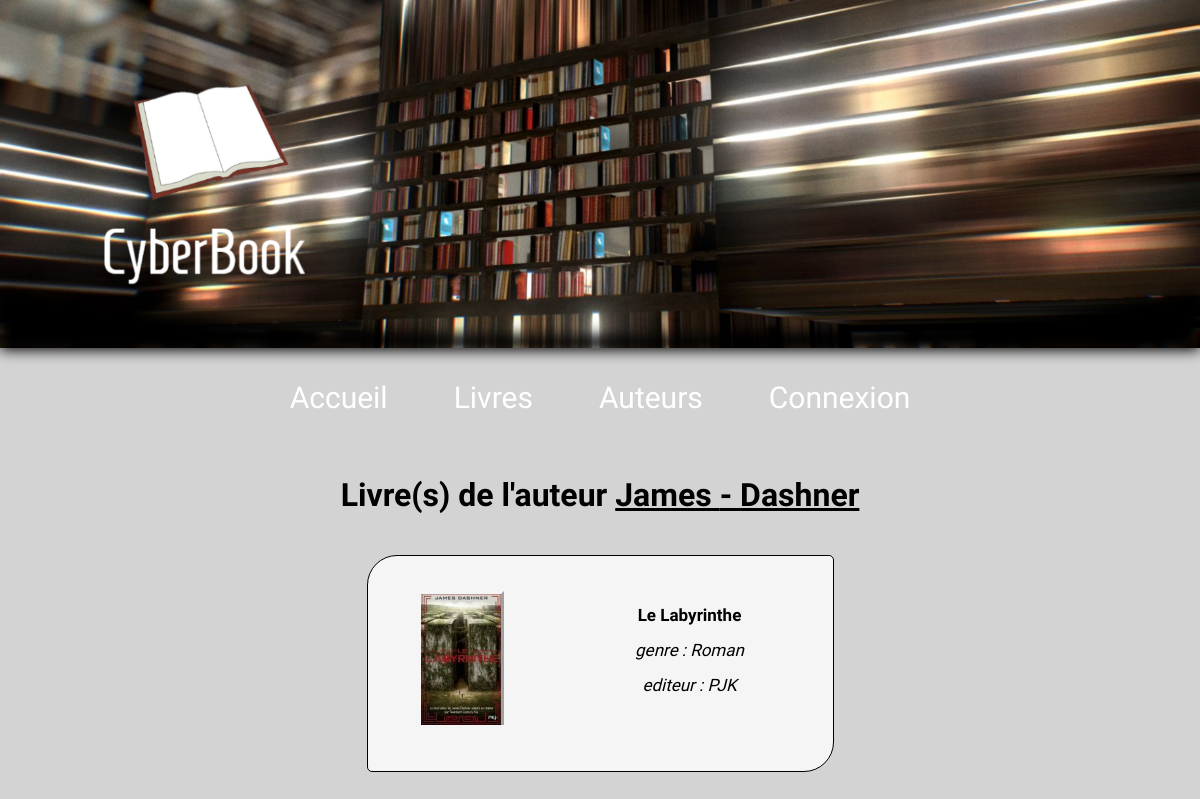
The app's page /Livre_A.php?id=1, older data.
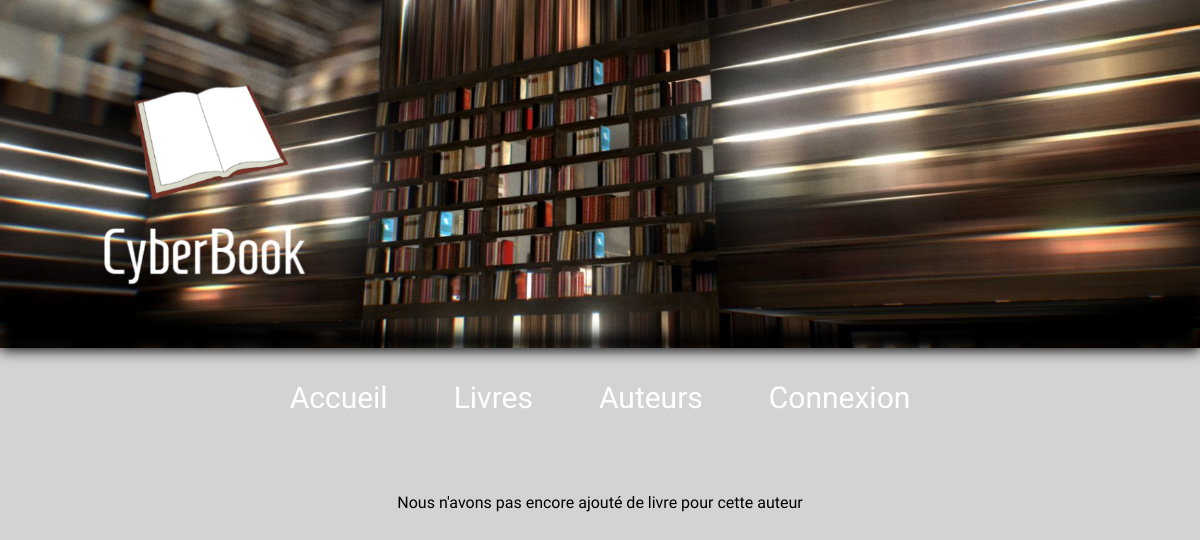
The same page, newer data.
### tables this page shows
CREATE TABLE IF NOT EXISTS `livre` (
  `id` int(11) NOT NULL AUTO_INCREMENT,
  `isbn` varchar(15) NOT NULL,
  `titre` varchar(500) NOT NULL,
  `editeur` int(11) NOT NULL,
  `annee` int(11) DEFAULT NULL,
  `genre` int(11) DEFAULT NULL,
  `langue` int(11) DEFAULT NULL,
  `nbpages` int(11) DEFAULT NULL,
  `reservation` int(11) NOT NULL DEFAULT '0',
  PRIMARY KEY (`isbn`),
  UNIQUE KEY `id` (`id`)
);

CREATE TABLE IF NOT EXISTS `personne` (
  `id` int(11) NOT NULL AUTO_INCREMENT,
  `nom` varchar(150) NOT NULL,
  `prenom` varchar(150) DEFAULT NULL,
  PRIMARY KEY (`id`)
);

CREATE TABLE IF NOT EXISTS `genre` (
  `id` int(11) NOT NULL AUTO_INCREMENT,
  `libelle` varchar(150) NOT NULL,
  PRIMARY KEY (`id`),
  UNIQUE KEY `libelle` (`libelle`)
);

CREATE TABLE IF NOT EXISTS `editeur` (
  `id` int(11) NOT NULL AUTO_INCREMENT,
  `editeur` varchar(150) NOT NULL,
  PRIMARY KEY (`id`)
);

### src/Livre_A.php (the view, shortened to what this page needs)
<!DOCTYPE html>
<html>
<head>
	<link rel="stylesheet" type="text/css" href="css/style_detail.css">
</head>
<body>
<header>
	<?php include "header.php"?>
</header>
<br>
<br>
<br>
<?php include "bdd.php"?>
<?php
	$id = htmlspecialchars($_GET['id']);
	$alllivre = $bdd->query('SELECT * FROM livre  INNER JOIN auteur ON idLivre = isbn INNER JOIN editeur ON editeur.id = livre.editeur INNER JOIN personne p ON idPersonne = p.id INNER JOIN genre ON genre.id = livre.genre WHERE idPersonne  = '.$id.'');
	$Auteur = $bdd->query('SELECT * FROM livre  INNER JOIN auteur ON idLivre = isbn  INNER JOIN personne p ON idPersonne = p.id INNER JOIN genre ON genre.id = livre.genre WHERE idPersonne  = '.$id.'');
	$Auteur = $Auteur->fetch();
	if($alllivre->rowCount() == 0){
			 echo "<br><br><center>Nous n'avons pas encore ajouté de livre pour cette auteur</center> ";
         }else{
	echo '<h1 style="text-align: center;">Livre(s) de l\'auteur <strong style="text-decoration: underline;">'.$Auteur["prenom"].' - '.$Auteur["nom"].'</strong></h1><br>';
	while($alivre = $alllivre->fetch())
	{
	$image = 'img/'.$alivre["isbn"].'.jpg';
	$image_par_defaut = 'img/0.png';
		?>
		<div class="alignA">
		<section class="details_LivreA">
						<a href="details_livre.php?titre=<?= ($alivre['titre']) ?>" title="Afficher le détail du livre">
							<tr>
								<td>
								<?php
									if(is_file($image)){
										echo '<img class="i" src="'.$image.'">';
									}else {
										echo '<img class="i"src="'.$image_par_defaut.'"';
									}
									echo '<p class="det"><strong>'.$alivre["titre"]. '</strong><br>';
									echo '<em>genre :  '.$alivre["libelle"].' </em><br>';
									echo '<em>editeur : '.$alivre["editeur"].'</em></p>';
									?>
								</td>
						</a>
					</section>
				</div>
<?php
	}
		 }
?>

Row changes from the older to the newer data that the page shows:
removed livre: personne.prenom "James", personne.nom "Dashner", isbn (picture), titre "Le Labyrinthe", genre.libelle "Roman", editeur.editeur "PJK"
Text that changed along with them:
text no longer shown: "Livre(s) de l ' auteur -"
text now shown: "Nous n'avons pas encore ajouté de livre pour cette auteur"
